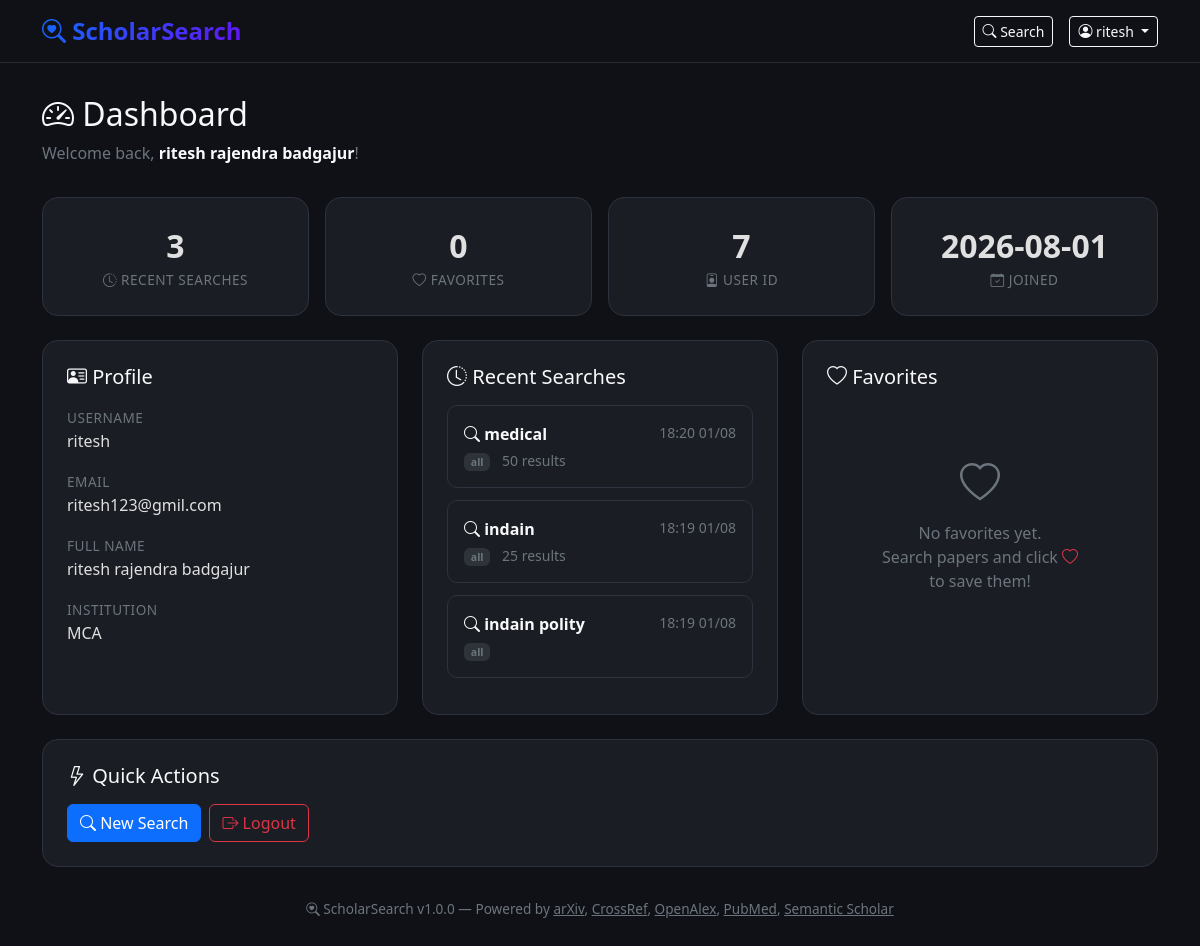
The app's page /dashboard (signed in) with its own data.
### scholar_search/db/models.py (models this page shows, shortened)
class User(Base):
    __tablename__ = "users"
    id = Column(Integer, primary_key=True, autoincrement=True)
    username = Column(String(80), unique=True, nullable=False, index=True)
    email = Column(String(120), unique=True, nullable=False, index=True)
    hashed_password = Column(String(255), nullable=False)
    full_name = Column(String(150), default="")
    institution = Column(String(200), default="")
    is_active = Column(Boolean, default=True)
    created_at = Column(DateTime, default=lambda: datetime.now(timezone.utc))
    updated_at = Column(DateTime, default=lambda: datetime.now(timezone.utc),
                        onupdate=lambda: datetime.now(timezone.utc))
    search_history = relationship("SearchHistory", back_populates="user",
                                  cascade="all, delete-orphan")
    favorites = relationship("Favorite", back_populates="user",
                             cascade="all, delete-orphan")
    feedbacks = relationship("Feedback", back_populates="user",
                             cascade="all, delete-orphan")

class SearchHistory(Base):
    __tablename__ = "search_history"
    id = Column(Integer, primary_key=True, autoincrement=True)
    user_id = Column(Integer, ForeignKey("users.id", ondelete="CASCADE"), nullable=False)
    query = Column(String(300), default="")
    author = Column(String(200), default="")
    source = Column(String(50), default="all")
    num_results = Column(Integer, default=10)
    page = Column(Integer, default=1)
    total_found = Column(Integer, default=0)
    searched_at = Column(DateTime, default=lambda: datetime.now(timezone.utc))
    user = relationship("User", back_populates="search_history")
    __table_args__ = (
        Index("idx_search_history_user", "user_id", "searched_at"),
    )

### app.py (the view)
@app.get("/dashboard", response_class=HTMLResponse)
async def dashboard(request: Request, user: User = Depends(require_login)):
    session = get_session()
    try:
        history = get_user_search_history(session, user.id)
        favorites = get_user_favorites(session, user.id)
        html = render_template(
            "dashboard.html",
            request=request,
            user=user,
            history=history,
            favorites=favorites,
        )
        return HTMLResponse(content=html)
    finally:
        session.close()

### app.py (called while the page is built)
def _sign(value: str) -> str:
    return hmac.new(
        SESSION_SECRET.encode("utf-8"), value.encode("utf-8"), hashlib.sha256
    ).hexdigest()

def _parse_signed_session_id(value: str) -> Optional[str]:
    if not value or "." not in value:
        return None
    session_id, signature = value.rsplit(".", 1)
    expected = _sign(session_id)
    if not hmac.compare_digest(signature, expected):
        return None
    return session_id

def get_session_user(request: Request) -> Optional[User]:
    cookie_value = request.cookies.get(SESSION_COOKIE)
    session_id = _parse_signed_session_id(cookie_value) if cookie_value else None
    if session_id is None:
        return None
    with SESSION_STORE_LOCK:
        user_id = SESSION_STORE.get(session_id)
    if user_id is None:
        return None
    session = get_session()
    try:
        user = get_user_by_id(session, user_id)
        return user
    finally:
        session.close()

def require_login(request: Request):
    user = get_session_user(request)
    if user is None:
        raise HTTPException(status_code=303, headers={"Location": "/login"})
    return user

def render_template(template_name: str, **context) -> str:
    template = jinja_env.get_template(template_name)
    return template.render(**context)

### scholar_search/db/crud.py (called while the page is built)
def get_user_by_id(session: Session, user_id: int) -> Optional[User]:
    return session.query(User).filter(User.id == user_id).first()

def get_user_search_history(
    session: Session,
    user_id: int,
    limit: int = 50,
) -> List[SearchHistory]:
    return (
        session.query(SearchHistory)
        .filter(SearchHistory.user_id == user_id)
        .order_by(desc(SearchHistory.searched_at))
        .limit(limit)
        .all()
    )

def get_user_favorites(session: Session, user_id: int) -> List[Favorite]:
    return (
        session.query(Favorite)
        .filter(Favorite.user_id == user_id)
        .order_by(desc(Favorite.created_at))
        .all()
    )

### scholar_search/db/database.py (called while the page is built)
def get_session():
    return SessionLocal()

### templates/dashboard.html (shortened to what this page needs)
<!DOCTYPE html>
<html lang="en" data-bs-theme="dark">
<head>
    <link href="https://cdn.jsdelivr.net/npm/bootstrap@5.3.2/dist/css/bootstrap.min.css" rel="stylesheet">
    <link rel="stylesheet" href="https://cdn.jsdelivr.net/npm/bootstrap-icons@1.11.2/font/bootstrap-icons.min.css">
</head>
<body>
    <nav class="navbar navbar-dark border-bottom border-secondary border-opacity-25">
        <div class="container">
            <a class="navbar-brand" href="/"><i class="bi bi-search-heart"></i> ScholarSearch</a>
            <div class="d-flex align-items-center gap-3">
                <a href="/" class="btn btn-outline-light btn-sm"><i class="bi bi-search"></i> Search</a>
                <div class="dropdown">
                    <button class="btn btn-outline-light btn-sm dropdown-toggle" type="button" data-bs-toggle="dropdown">
                        <i class="bi bi-person-circle"></i> {{ user.username }}
                    </button>
                </div>
            </div>
        </div>
    </nav>
    <div class="container">
        <div class="dashboard-header">
            <h2 class="text-light"><i class="bi bi-speedometer2"></i> Dashboard</h2>
            <p class="text-secondary">Welcome back, <strong class="text-light">{{ user.full_name or user.username }}</strong>!</p>
        </div>
        <div class="row g-3 mb-4">
            <div class="col-md-3">
                <div class="dashboard-card text-center">
                    <div class="stat-number">{{ history|length }}</div>
                    <div class="stat-label"><i class="bi bi-clock-history"></i> Recent Searches</div>
                </div>
            </div>
            <div class="col-md-3">
                <div class="dashboard-card text-center">
                    <div class="stat-number">{{ favorites|length }}</div>
                    <div class="stat-label"><i class="bi bi-heart"></i> Favorites</div>
                </div>
            </div>
            <div class="col-md-3">
                <div class="dashboard-card text-center">
                    <div class="stat-number">{{ user.id }}</div>
                    <div class="stat-label"><i class="bi bi-person-badge"></i> User ID</div>
                </div>
            </div>
            <div class="col-md-3">
                <div class="dashboard-card text-center">
                    <div class="stat-number">{{ user.created_at.strftime('%Y-%m-%d') if user.created_at else 'N/A' }}</div>
                    <div class="stat-label"><i class="bi bi-calendar-check"></i> Joined</div>
                </div>
            </div>
        </div>
        <div class="row g-4">
            <div class="col-md-4">
                <div class="dashboard-card">
                    <h5 class="text-light mb-3"><i class="bi bi-person-vcard"></i> Profile</h5>
                    <div class="profile-field">
                        <label>Username</label>
                        <div class="value">{{ user.username }}</div>
                    </div>
                    <div class="profile-field">
                        <label>Email</label>
                        <div class="value">{{ user.email }}</div>
                    </div>
                    <div class="profile-field">
                        <label>Full Name</label>
                        <div class="value">{{ user.full_name or '—' }}</div>
                    </div>
                    <div class="profile-field">
                        <label>Institution</label>
                        <div class="value">{{ user.institution or '—' }}</div>
                    </div>
                </div>
            </div>
            <div class="col-md-4">
                <div class="dashboard-card">
                    <h5 class="text-light mb-3"><i class="bi bi-clock-history"></i> Recent Searches</h5>
                    {% if history %}
                    <div style="max-height:400px;overflow-y:auto;">
                        {% for entry in history %}
                        <div class="history-item">
                            <div class="d-flex justify-content-between align-items-start">
                                <div>
                                    <strong class="text-light">
                                        {% if entry.query %}
                                        <i class="bi bi-search"></i> {{ entry.query[:60] }}
                                        {% elif entry.author %}
                                        <i class="bi bi-person"></i> {{ entry.author[:60] }}
                                        {% else %}
                                        <em>Empty search</em>
                                        {% endif %}
                                    </strong>
                                    <div class="text-secondary small mt-1">
                                        <span class="badge bg-secondary bg-opacity-25 text-secondary">{{ entry.source }}</span>
                                        {% if entry.total_found %}<span class="ms-2">{{ entry.total_found }} results</span>{% endif %}
                                    </div>
                                </div>
                                <small class="text-secondary text-nowrap ms-2">{{ entry.searched_at.strftime('%H:%M %d/%m') if entry.searched_at else '' }}</small>
                            </div>
                        </div>
                        {% endfor %}
                    </div>
                    {% else %}
                    <div class="empty-state">
                        <i class="bi bi-clock-history fs-1 d-block mb-2"></i>
                        <p class="mb-0">No search history yet.<br>Start searching on the <a href="/" class="text-primary">home page</a>!</p>
                    </div>
                    {% endif %}
                </div>
            </div>
            <div class="col-md-4">
                <div class="dashboard-card">
                    <h5 class="text-light mb-3"><i class="bi bi-heart"></i> Favorites</h5>
                    {% if favorites %}
                    <div style="max-height:400px;overflow-y:auto;">
                        {% for fav in favorites %}
                        <div class="fav-item">
                            <div class="d-flex justify-content-between align-items-start">
                                <div>
                                    <strong class="text-light">
                                        {% if fav.paper and fav.paper.url %}
                                        <a href="{{ fav.paper.url }}" target="_blank" class="text-light text-decoration-none">{{ fav.paper.title[:60] }}{% if fav.paper.title|length > 60 %}...{% endif %}</a>
                                        {% else %}
                                        {{ fav.paper.title[:60] if fav.paper else 'Unknown paper' }}{% if fav.paper and fav.paper.title|length > 60 %}...{% endif %}
                                        {% endif %}
                                    </strong>
                                    <div class="text-secondary small mt-1">
                                        {% if fav.paper and fav.paper.authors %}
                                        <i class="bi bi-people"></i>
                                        {% set authors = fav.paper.authors|fromjson %}
                                        {{ authors[:3]|join(', ') }}{% if authors|length > 3 %} et al.{% endif %}
                                        {% endif %}
                                        {% if fav.paper and fav.paper.source %}
                                        <span class="badge bg-secondary bg-opacity-25 text-secondary ms-1">{{ fav.paper.source }}</span>
                                        {% endif %}
                                    </div>
                                </div>
                                <small class="text-secondary text-nowrap ms-2">{{ fav.created_at.strftime('%d/%m') if fav.created_at else '' }}</small>
                            </div>
                            {% if fav.notes %}
                            <div class="text-secondary small mt-1"><i class="bi bi-chat-quote"></i> {{ fav.notes[:80] }}</div>
                            {% endif %}
                        </div>
                        {% endfor %}
                    </div>
                    {% else %}
                    <div class="empty-state">
                        <i class="bi bi-heart fs-1 d-block mb-2"></i>
                        <p class="mb-0">No favorites yet.<br>Search papers and click <i class="bi bi-heart text-danger"></i> to save them!</p>
                    </div>
                    {% endif %}
                </div>
            </div>
        </div>
        <div class="row mt-4">
            <div class="col-12">
                <div class="dashboard-card">
                    <h5 class="text-light mb-3"><i class="bi bi-lightning"></i> Quick Actions</h5>
                    <div class="d-flex flex-wrap gap-2">
                        <a href="/" class="btn btn-primary"><i class="bi bi-search"></i> New Search</a>
                        <a href="/logout" class="btn btn-outline-danger"><i class="bi bi-box-arrow-right"></i> Logout</a>
                    </div>
                </div>
            </div>
        </div>
    </div>
    <div class="footer">
        <div class="container">
            <p class="mb-0">
                <i class="bi bi-search-heart"></i> ScholarSearch v1.0.0 &mdash;
                Powered by <a href="https://arxiv.org" class="text-secondary" target="_blank">arXiv</a>,
                <a href="https://crossref.org" class="text-secondary" target="_blank">CrossRef</a>,
                <a href="https://openalex.org" class="text-secondary" target="_blank">OpenAlex</a>,
                <a href="https://pubmed.ncbi.nlm.nih.gov/" class="text-secondary" target="_blank">PubMed</a>,
                <a href="https://semanticscholar.org" class="text-secondary" target="_blank">Semantic Scholar</a>
            </p>
        </div>
    </div>
</body>
</html>

### templates/dashboard.html (style rules this page uses)
:root { --primary-glow: #0d6efd; --card-bg: #1a1d23; --border-color: #2d323e; }
body { background: #0f1117; min-height: 100vh; }
.navbar-brand { font-weight: 700; font-size: 1.5rem; background: linear-gradient(135deg,#0d6efd,#6610f2); -webkit-background-clip: text; -webkit-text-fill-color: transparent; background-clip: text; }
.dashboard-card { background: var(--card-bg); border: 1px solid var(--border-color); border-radius: 16px; padding: 1.5rem; height: 100%; }
.dashboard-header { padding: 2rem 0 1rem; }
.stat-number { font-size: 2rem; font-weight: 700; color: #e0e0e0; }
.stat-label { color: #6c757d; font-size: 0.85rem; text-transform: uppercase; letter-spacing: 0.5px; }
.history-item, .fav-item { background: var(--card-bg); border: 1px solid var(--border-color); border-radius: 10px; padding: 1rem; margin-bottom: 0.75rem; transition: all 0.2s ease; }
.empty-state { text-align: center; padding: 3rem; color: #6c757d; }
.profile-field { margin-bottom: 1rem; }
.profile-field label { color: #6c757d; font-size: 0.85rem; text-transform: uppercase; letter-spacing: 0.5px; }
.profile-field .value { color: #e0e0e0; font-size: 1rem; }
.footer { text-align: center; padding: 2rem 0; color: #6c757d; font-size: 0.85rem; }

### records on screen
User: username "ritesh", full_name "ritesh rajendra badgajur", id "7", created_at "2026-08-01", email "ritesh123@gmil.com", institution "MCA"
SearchHistory: query "medical", source "all", total_found "50", searched_at "18:20 01/08"
SearchHistory: query "indain", source "all", total_found "25", searched_at "18:19 01/08"
SearchHistory: query "indain polity", source "all", searched_at "18:19 01/08"

### other values on screen
{{ history|length }} "3"
{{ favorites|length }} "0"
